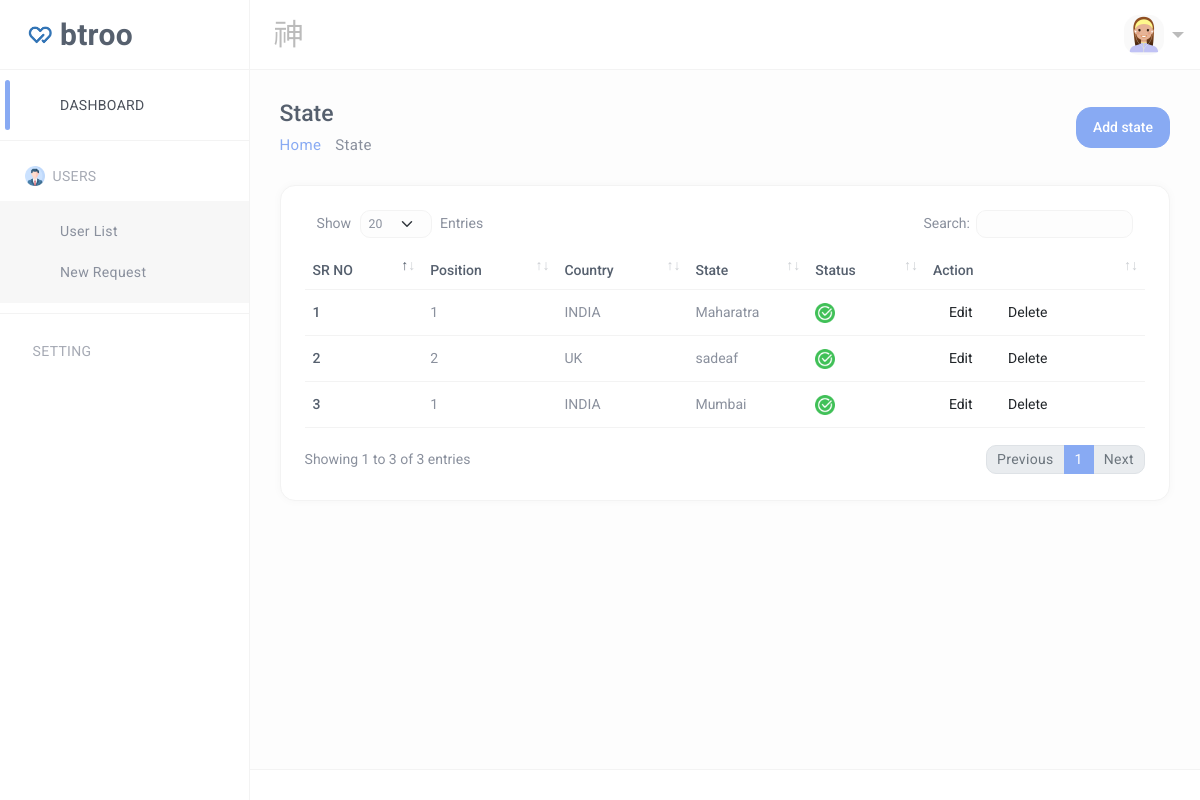
Page /state_table on the committed database.
### dBitro/models.py (models this page shows)
class State_master(models.Model):
    country=models.ForeignKey(Country_master,on_delete=models.CASCADE)
    position=models.IntegerField()
    state_name=models.CharField(max_length=100)
    is_active=models.BooleanField(default=True)

class Country_master(models.Model):
    position=models.IntegerField()
    country_name=models.CharField(max_length=100)
    is_active=models.BooleanField(default=True)

### dBitro/views.py (the view)
# urls.py: path('state_table',views.state_table,name='state_table'),
def state_table(request):
    data=State_master.objects.all()
    return render(request,'state_table.html',{'data':data})

### template/state_table.html (shortened to what this page needs)
{% extends "base.html" %}{% load static %}{% block content %}
<div class="ec-content-wrapper">
    <div class="content">
        <div class="breadcrumb-wrapper d-flex align-items-center justify-content-between">
            <div>
                <h1>State</h1>
                <p class="breadcrumbs"><span><a href="{% url 'index' %}">Home</a></span>
                    <span></span>State</p>
            </div>
            <div>
                <a href="{% url 'add_state' %}" class="btn btn-primary"> Add state</a>
            </div>
        </div>
        <div class="row">
            <div class="col-12">
                <div class="card card-default">
                    <div class="card-body">
                        <div class="table-responsive">
                            <table id="responsive-data-table" class="table"
                                style="width:100%">
                                <thead>
                                    <tr>
                                        <th>SR NO</th>
                                        <th>Position</th>
                                        <th>Country</th>
                                        <th>State </th>
                                        <th>Status</th>
                                        <th>Action</th>
                                    </tr>
                                </thead>
                                <tbody>
                                    {% for i in data %}
                                    <tr>
                                        <td>{{forloop.counter}}</td>
                                        <td>{{i.position}}</td>
                                        <td>{{i.country.country_name}}</td>
                                        <td>{{i.state_name}}</td>
                                        <td>
                                            {% if i.is_active %}
                                            <a href="{% url 'DeactiveState' i.id %}"><button><img src="{% static 'assets/img/icons/active.png' %}" alt="" srcset="" width="20px"></button></a>
                                            {% else %}
                                            <a href="{% url 'ActiveState' i.id %}"><button><img src="{% static 'assets/img/icons/deactive.png' %}" alt="" srcset="" width="20px"></button></a>
                                            {% endif %}
                                        </td>
                                        <td>
                                            <div>
                                                <button><a class="dropdown-item" href="{% url 'state_update' i.id %}">Edit</a></button>
                                                <button><a class="dropdown-item" href="{% url 'state_delete' i.id %}">Delete</a></button>
                                            </div>
                                        </td>
                                    </tr>
                                    {% endfor %}
                                </tbody>
                            </table>
                        </div>
                    </div>
                </div>
            </div>
        </div>
    </div>
</div>
{% endblock %}

### template/base.html (shortened to what this page needs)
{% load static %}
<!DOCTYPE html>
<html lang="en" dir="ltr">
<head>
    <link href="https://cdnjs.cloudflare.com/ajax/libs/font-awesome/6.4.0/css/all.min.css" rel="stylesheet">
    <link href="{% static 'assets/css/materialdesignicons.min.css' %}" rel="stylesheet">
    <link href="{% static 'assets/plugins/daterangepicker/daterangepicker.css' %}" rel="stylesheet">
    <link href="{% static 'assets/plugins/simplebar/simplebar.css' %}" rel="stylesheet">
    <link id="ekka-css" href="{% static 'assets/css/ekka.css' %}" rel="stylesheet">
    <link href="{% static 'assets/plugins/data-tables/datatables.bootstrap5.min.css' %}" rel="stylesheet">
    <link href="{% static 'assets/plugins/data-tables/responsive.datatables.min.css' %}" rel="stylesheet">
</head>
<body class="ec-header-fixed ec-sidebar-fixed ec-sidebar-light ec-header-light right-sidebar-toggoler-out" id="body">
    <div class="wrapper">
        <div class="ec-left-sidebar ec-bg-sidebar">
            <div id="sidebar" class="sidebar ec-sidebar-footer">
                <div class="ec-brand">
                    <a href="/Dashboard" title="bTroo">
                        <img class="ec-brand-icon" src="{% static 'assets/img/icons/mainlogo.png' %}" alt="">
                        <span class="ec-brand-name text-truncate">btroo</span>
                    </a>
                </div>
                <div class="ec-navigation" data-simplebar="init">
                    <div class="simplebar-wrapper" style="margin: 0px;">
                        <div class="simplebar-mask">
                            <div class="simplebar-offset" style="right: 0px; bottom: 0px;">
                                <div class="simplebar-ec-content-wrapper" style="height: 100%; overflow: hidden;">
                                    <div class="simplebar-content" style="padding: 0px;">
                                        <ul class="nav sidebar-inner" id="sidebar-menu">
                                            <li class="active">
                                                <a class="sidenav-item-link" href="/Dashboard">
                                                    <span class="nav-text">Dashboard</span>
                                                </a>
                                                <hr>
                                            </li>
                                            <li class="has-sub expand">
                                                <a class="sidenav-item-link" href="#">
                                                    <img class="ec-brand-icon" height="20px" weight="20px"
                                                        src="{% static 'assets/img/logo/user-logo.png' %}" alt="">
                                                    <span class="nav-text">&nbsp;&nbsp;Users</span> <b
                                                        class="caret"></b>
                                                </a>
                                                <div class="collapse" style="display: block;">
                                                    <ul class="sub-menu" id="users" data-parent="#sidebar-menu">
                                                        <li>
                                                            <a class="sidenav-item-link" href="/UserList">
                                                                <span class="nav-text">User List</span>
                                                            </a>
                                                        </li>
                                                        <li class="">
                                                            <a class="sidenav-item-link" href="#">
                                                                <span class="nav-text">New Request</span>
                                                            </a>
                                                        </li>
                                                    </ul>
                                                </div>
                                                <hr>
                                            </li>
                                            <li>
                                                <a class="sidenav-item-link" href="{% url 'index' %}">
                                                    <span class="nav-text">&nbsp;&nbsp;SETTING</span>
                                                </a>
                                            </li>
                                        </ul>
                                    </div>
                                </div>
                            </div>
                        </div>
                        <div class="simplebar-placeholder" style="width: auto; height: 319px;"></div>
                    </div>
                </div>
            </div>
        </div>
        <div class="ec-page-wrapper">
            <header class="ec-main-header" id="header">
                <nav class="navbar navbar-static-top navbar-expand-lg">
                    <button id="sidebar-toggler" class="sidebar-toggle"></button>
                    <div class="navbar-right">
                        <ul class="nav navbar-nav">
                            <li class="dropdown user-menu">
                                <button class="dropdown-toggle nav-link ec-drop" data-bs-toggle="dropdown"
                                    aria-expanded="false">
                                    <img src="{% static 'assets/img/user/user.png' %}" class="user-image"
                                        alt="User Image">
                                </button>
                            </li>
                        </ul>
                    </div>
                </nav>
            </header>
            {% block content %}
            {% endblock %}
            <footer class="footer mt-auto">
                <div class="copyright bg-white">
                </div>
            </footer>
        </div>
    </div>
</body>
</html>

### rows in the picture
State_master: position "1", country.country_name "INDIA", state_name "Maharatra", is_active True (drawn)
State_master: position "2", country.country_name "UK", state_name "sadeaf", is_active True (drawn)
State_master: position "1", country.country_name "INDIA", state_name "Mumbai", is_active True (drawn)
